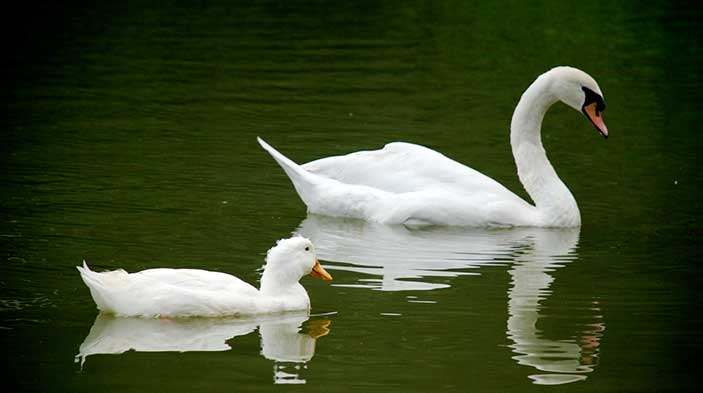
#> input picture image.jpg, 703 x 393 px
$ python CannyEdgeDetector.py
#> lines starting #> are read from the running program, lines starting #| are printed output that depends on the picture; after the words box and inside, x2 and y2 are one past the last pixel; in counts of white or black regions, pixels touching at a corner belong together
import cv2

img = cv2.imread('image.jpg',0)
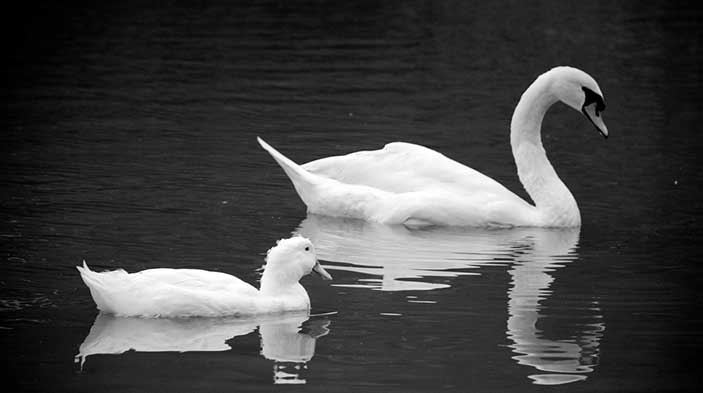
#> img: shape (393, 703); min 0, max 255, mean 67.3
edges = cv2.Canny(img,100,200)
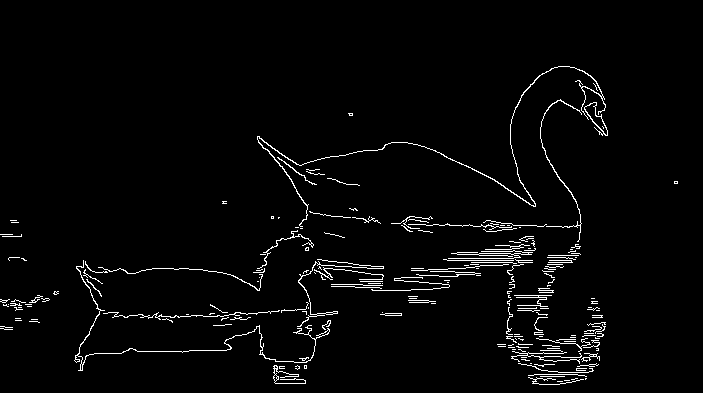
#> edges: shape (393, 703); 2.7% white in thin lines or dots, all inside (x1, y1, x2, y2) = (0, 66, 678, 385)

cv2.imshow("canny edge detection", edges)
cv2.imshow("original_image", img)
cv2.waitKey()
